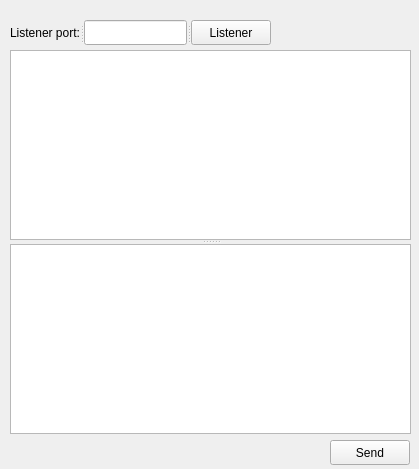
<?xml version="1.0" encoding="UTF-8"?>
<ui version="4.0">
 <class>Server</class>
 <widget class="QWidget" name="Server">
  <property name="geometry">
   <rect>
    <x>0</x>
    <y>0</y>
    <width>419</width>
    <height>469</height>
   </rect>
  </property>
  <property name="windowTitle">
   <string>Form</string>
  </property>
  <widget class="QPushButton" name="server_send_button">
   <property name="geometry">
    <rect>
     <x>330</x>
     <y>440</y>
     <width>80</width>
     <height>25</height>
    </rect>
   </property>
   <property name="text">
    <string>Send</string>
   </property>
  </widget>
  <widget class="QSplitter" name="splitter">
   <property name="geometry">
    <rect>
     <x>10</x>
     <y>20</y>
     <width>261</width>
     <height>25</height>
    </rect>
   </property>
   <property name="orientation">
    <enum>Qt::Horizontal</enum>
   </property>
   <widget class="QLabel" name="server_listener_port_label">
    <property name="text">
     <string>Listener port:</string>
    </property>
   </widget>
   <widget class="QLineEdit" name="server_port_edit"/>
   <widget class="QPushButton" name="server_listener_button">
    <property name="text">
     <string>Listener</string>
    </property>
   </widget>
  </widget>
  <widget class="QSplitter" name="splitter_2">
   <property name="geometry">
    <rect>
     <x>10</x>
     <y>50</y>
     <width>401</width>
     <height>384</height>
    </rect>
   </property>
   <property name="orientation">
    <enum>Qt::Vertical</enum>
   </property>
   <widget class="QTextEdit" name="server_recvmsg_edit"/>
   <widget class="QTextEdit" name="server_sendmsg_edit"/>
  </widget>
 </widget>
 <resources/>
 <connections/>
</ui>
